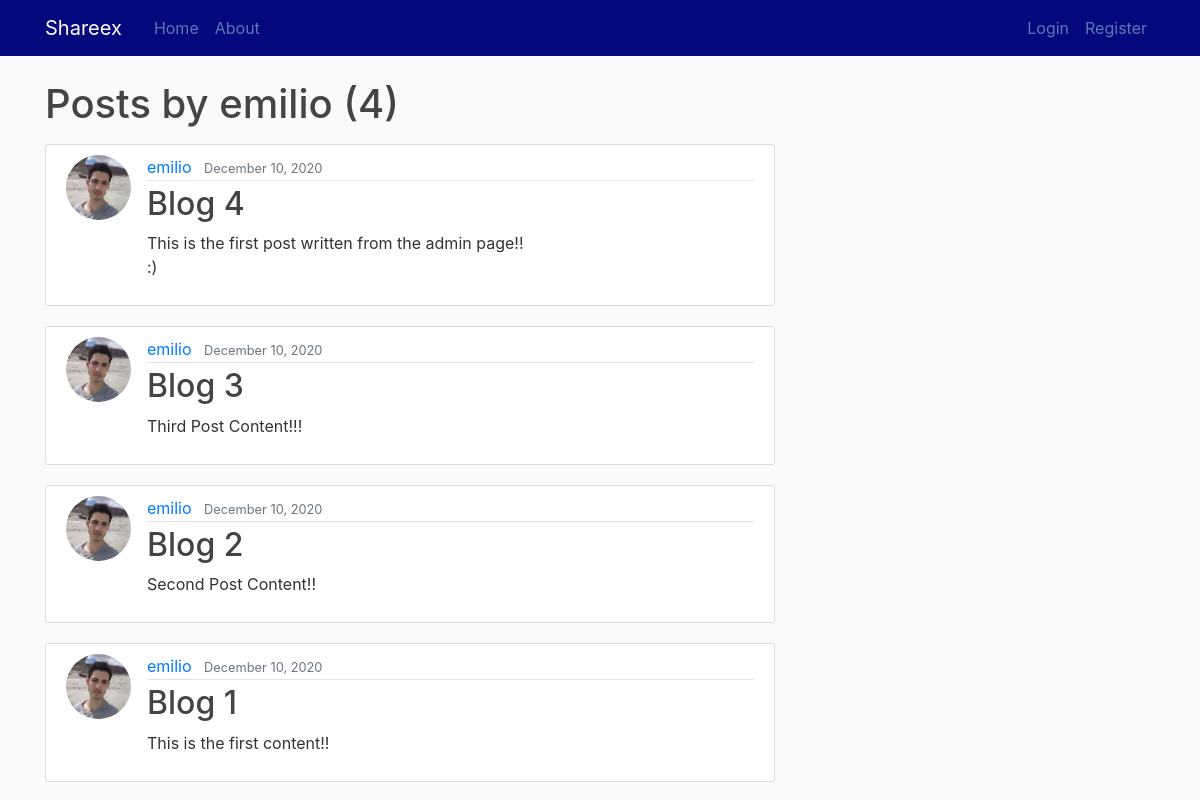
/user/emilio, run on an earlier commit of the app's database.
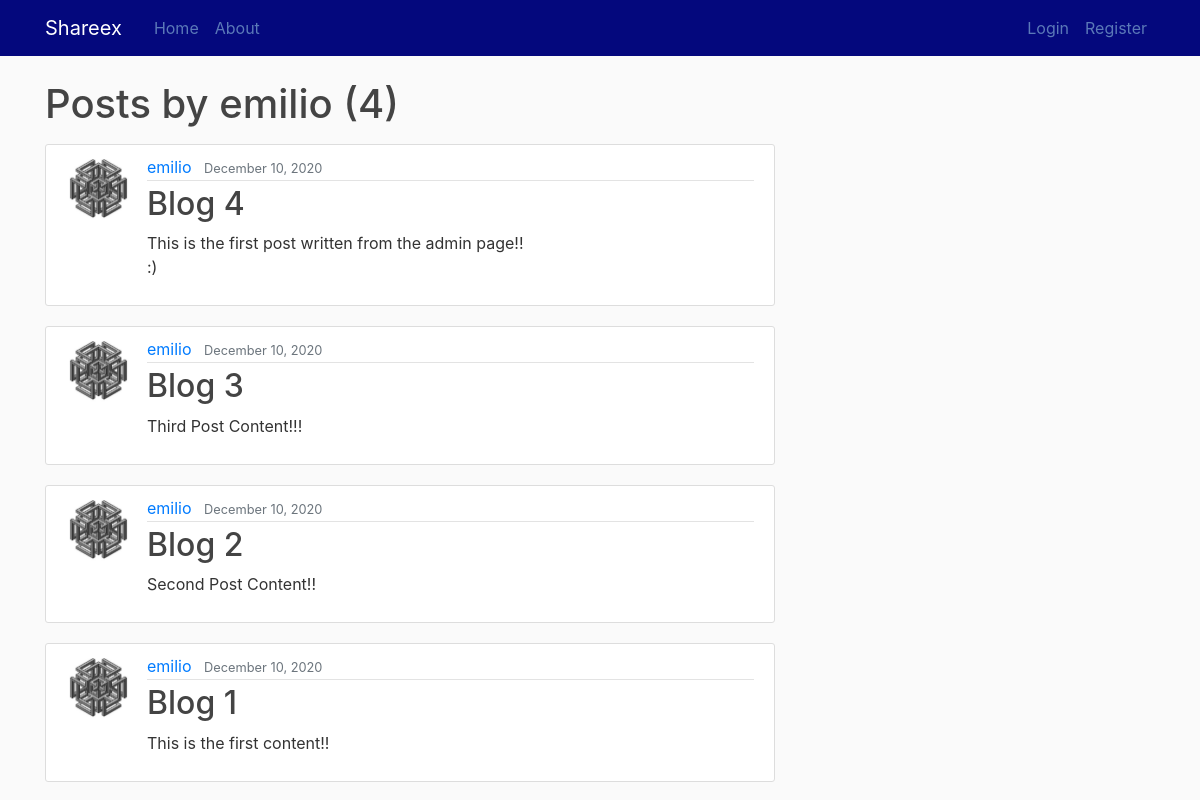
And on a later commit of the database.
### blog/models.py (models this page shows, shortened)
class Post(models.Model):
	title = models.CharField(max_length=100)
	content = models.TextField()
	date = models.DateTimeField(default=timezone.now)
	author = models.ForeignKey(User, on_delete=models.CASCADE)

### users/models.py (models this page shows, shortened)
class Profile(models.Model):
	user = models.OneToOneField(User, on_delete=models.CASCADE)
	image = models.ImageField(default='default.jpg', upload_to='profile_pics')

### blog/views.py (the view)
# urls.py: path('user/<username>', UserPostListView.as_view(), name = 'user-posts'),
class UserPostListView(ListView):
	model = Post
	template_name = 'blog/user_posts.html'
	context_object_name = 'posts'
	paginate_by = 7
	def get_queryset(self):
		user = get_object_or_404(User, username = self.kwargs.get('username'))
		return Post.objects.filter(author=user).order_by('-date')

### blog/templates/blog/user_posts.html (shortened to what this page needs)
{% extends "blog/base.html" %}
{% block content %}
	<h1 class="mb-3">Posts by {{ view.kwargs.username }} ({{ page_obj.paginator.count }}) </h1>
	{% for post in posts %}
		<article class="media content-section">
		  <img class="rounded-circle article-img" src="{{ post.author.profile.image.url }}">
		  <div class="media-body">
		    <div class="article-metadata">
		      <a class="mr-2" href="{% url 'user-posts' post.author.username %}">{{ post.author }}</a>
		      <small class="text-muted">{{ post.date | date:"F d, Y" }}</small>
		    </div>
		    <h2><a class="article-title" href="{% url 'post-detail' post.id %}">{{ post.title }}</a></h2>
		    <p class="article-content">{{ post.content }}</p>
		  </div>
		</article>
	{% endfor %}
{% endblock content %}

What changed in the data, as far as the page shows it:
changed through a linked row, Post "Blog 4": author.profile.image: a different picture
changed through a linked row, Post "Blog 3": author.profile.image: a different picture
changed through a linked row, Post "Blog 2": author.profile.image: a different picture
changed through a linked row, Post "Blog 1": author.profile.image: a different picture
